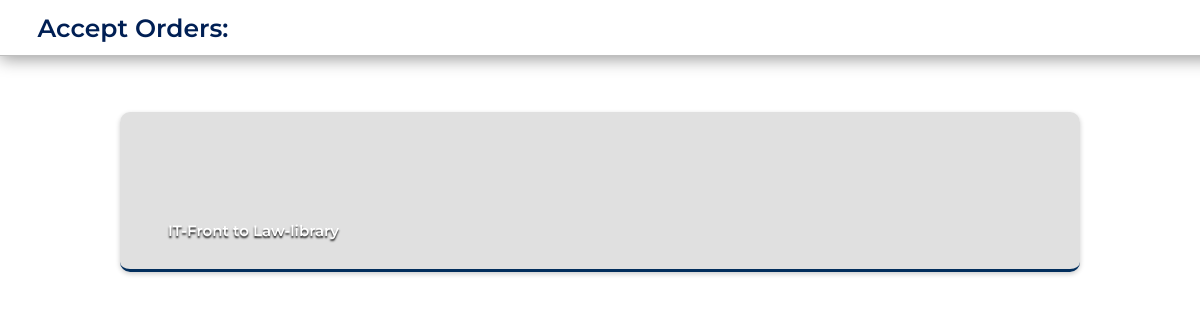
Page /driver/ on the earlier database version.
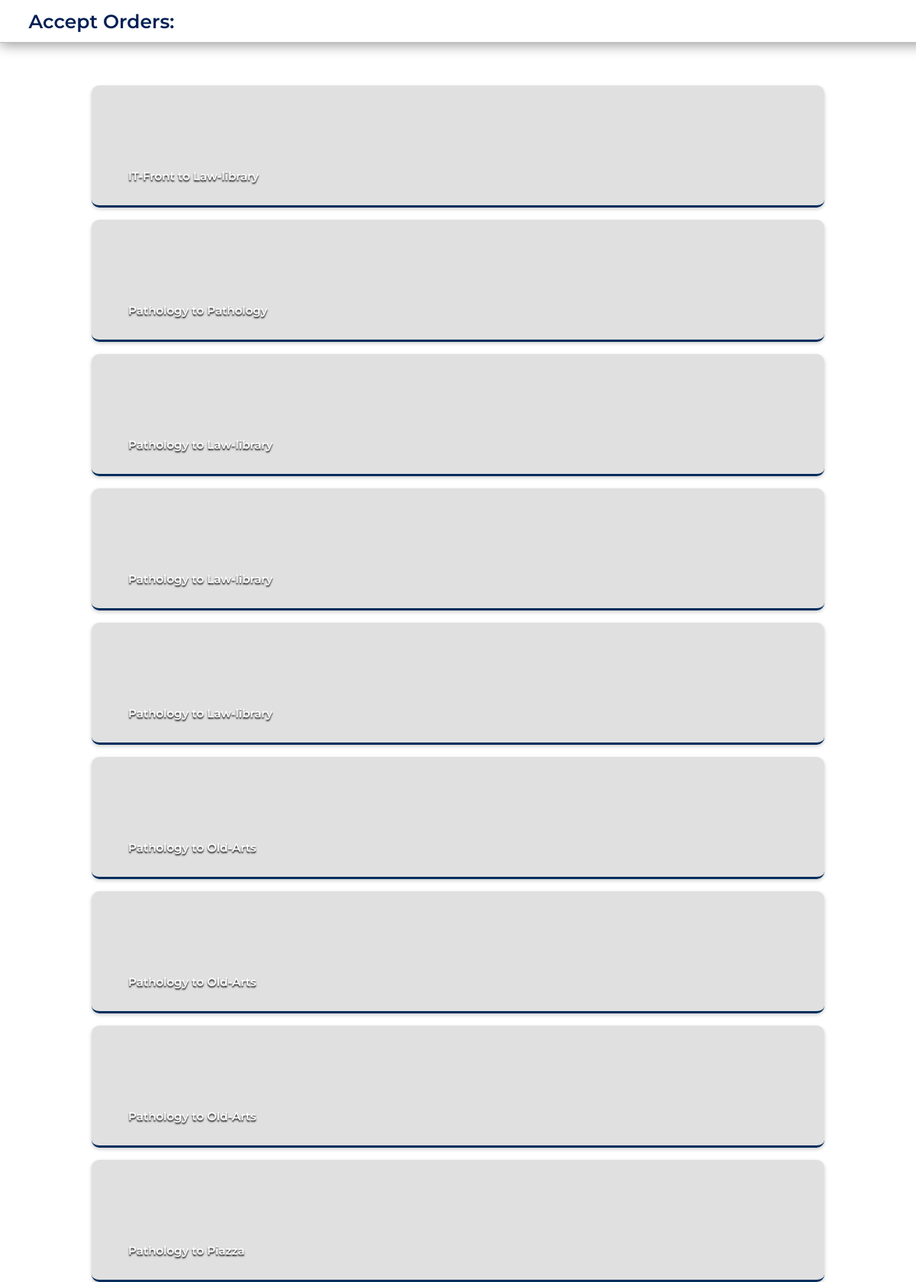
Same page on the later database version.
### nav/models.py (models this page shows, shortened)
class Trip(models.Model):
    booked = models.DateTimeField(null=False, blank=False)
    pickedUp = models.DateTimeField( null=True, blank=True)
    completed = models.DateTimeField( null=True, blank=True)
    pickUp = models.ForeignKey(Point, null=True, blank=True, on_delete=models.SET_NULL, related_name='pickup_point' )
    dropOff = models.ForeignKey(Point, null=True, blank=True, on_delete=models.SET_NULL, related_name='dropoff_point' )
    code = models.CharField(max_length=6)
    driver = models.ForeignKey(User, null=True, blank=True, on_delete=models.SET_NULL, related_name='driven_rides' )
    passenger = models.ForeignKey(User, on_delete=models.CASCADE, related_name='passenger_rides')
    PickupSec = models.FloatField(null=True, blank=True)
    TimeSec = models.FloatField(null=True, blank=True)
    speed = models.FloatField(null=True, blank=True)
    done = models.BooleanField(default=False)

class Point(models.Model):
    name = models.CharField(max_length=50)
    lat = models.FloatField()
    long = models.FloatField()
    full = models.CharField(max_length=21,validators=[MinLengthValidator(19)])
    def __str__(self):
        return self.name

### nav/views.py (the view)
# urls.py: path('driver/', views.driver, name='place'),
def driver(request):
    dueTrips = Trip.objects.filter(done=False)
    return render(request, 'nav/driver.html',{'trips':dueTrips})

### nav/templates/nav/driver.html (shortened to what this page needs)
{% load static %}
<!DOCTYPE html>
<html>
<head>
	<link rel="stylesheet" href="{% static 'nav/styles.css' %}"/>
	<link rel="stylesheet" href="{% static 'nav/driver.css' %}"/>
</head>
<body>
	<div id="orders-page">
		<div class="heading" id="accept-order-heading">Accept Orders:</div>
		<div id="orders-container">
			{% for trip in trips %}
			<div id="{{trip.id}}" class="order">
				<p>{{trip.pickUp}} to {{trip.dropOff}}</p>
			</div>
			{% endfor %}
		</div>
	</div>
</body>
</html>

### nav/static/nav/styles.css (style rules this page uses)
body { box-sizing: border-box; padding: 0; margin: 0; font-family: "Montserrat", sans-serif !important; height: 100vh; padding-top: 10vh; -webkit-font-smoothing: antialiased; -moz-osx-font-smoothing: grayscale;width: 100vw; overflow-y: auto; overflow-x: hidden; user-select: none; }
.place, .event, .order { background-color: rgba(217, 217, 217,0.8); box-shadow: 0 2px 5.3px 0px rgba(0,0,0,0.2); border-radius: 10px; border-bottom: 3px solid rgb(2, 46, 93); padding: 0; display: flex; align-items: end; background-size: cover !important; background-position: center !important; background-repeat: no-repeat; transition: 0.3s ease-in-out; }
.place p, .event p, .order p { margin: 0; padding: 0; color: white; text-shadow: 0 2px 2px rgba(0,0,0,0.9); margin-left: 5%; margin-bottom: 3%; font-size: 15px; font-weight: 600; position: relative; transition: 0.05s ease-in-out; }
.heading { font-family: "Montserrat", sans-serif; color: rgb(0, 31, 84); font-weight: 600; font-size: 25px; margin: 0; margin-top: 0.5vh; margin-left: 10vw; }

### nav/static/nav/driver.css (style rules this page uses)
#orders-page { display: none; }
#accept-order-heading { position: fixed; top: 0vh; left: 0vw; margin: 0; z-index: 1000; width: 100vw; padding-top: 0.5em; padding-bottom: 0.5em; padding-left: 1.5em; background-color: rgba(255,255,255,0.95); border-bottom: 1px solid rgba(0,0,0,0.25); box-shadow: 0 3px 16px rgba(0,0,0,0.4); }
#orders-container { margin-top: 4vh; display: grid; justify-content: center; align-content: center; justify-items: center; grid-template-columns: auto; gap: 2vh; flex-direction: column; width: 100vw; height: fit-content; }
.order { box-sizing: border-box; width: 80vw; height: 20vh; }

Differences in the rows shown:
added Trip: pickUp "Pathology", dropOff "Pathology"
added Trip: pickUp "Pathology", dropOff "Law-library"
added Trip: pickUp "Pathology", dropOff "Law-library"
added Trip: pickUp "Pathology", dropOff "Law-library"
added Trip: pickUp "Pathology", dropOff "Old-Arts"
added Trip: pickUp "Pathology", dropOff "Old-Arts"
added Trip: pickUp "Pathology", dropOff "Old-Arts"
added Trip: pickUp "Pathology", dropOff "Piazza"
